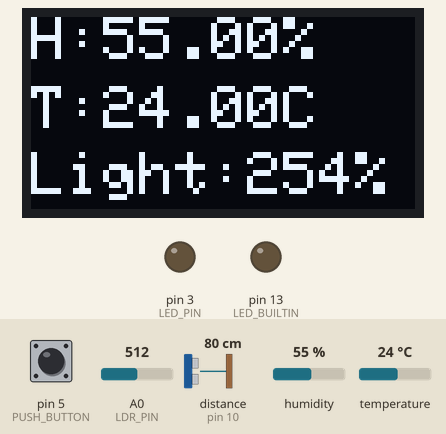
A sketch run on a simulated Arduino Uno, built with avr-gcc and run on an emulated ATmega328P. Parts: 128×64 one-colour display, output pins drawn as LEDs (lit = HIGH). Wiring (inferred from the names in the program): ultrasonic range finder: trigger pin 9; echo pin 10. The inputs (shaded band) are chosen by the test bench; at power-on: pin 5 (PUSH_BUTTON) HIGH, humidity 55 %, A0 (LDR_PIN) = 512, temperature 24 °C, distance to the obstacle (sensor on pin 10) 80 cm. The echo pulse lasts 58.3 µs per cm; pins used as bus, display or sensor lines are not drawn; what the sketch prints to the serial monitor is not drawn.

Above: at 3.2 s.
3.3 s: pin 5 (PUSH_BUTTON) pulled LOW for 1 s
At 4.14 s:
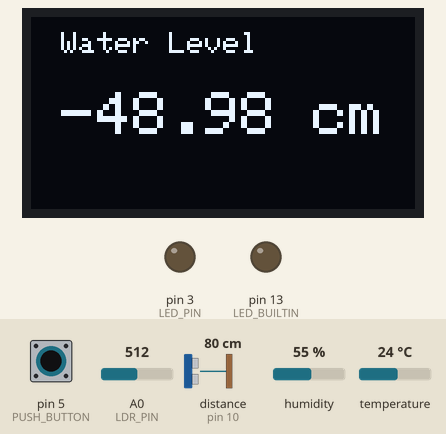
5.8 s: humidity set to 22 %
At 7.0 s:
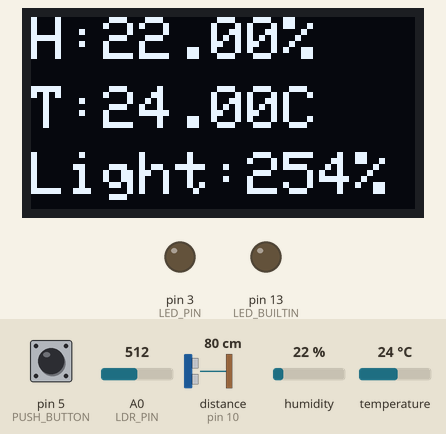
7.7 s: A0 (LDR_PIN) set to 716
At 8.5 s:
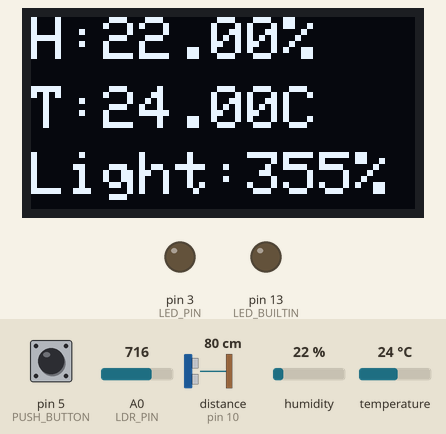
9.2 s: temperature set to 12 °C
At 11.0 s:
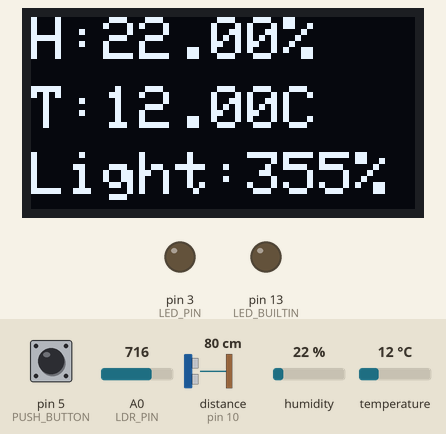
11.8 s: distance to the obstacle (sensor on pin 10) set to 9 cm
17.8 s: pin 5 (PUSH_BUTTON) pulled LOW for 0.15 s
At 19.9 s:
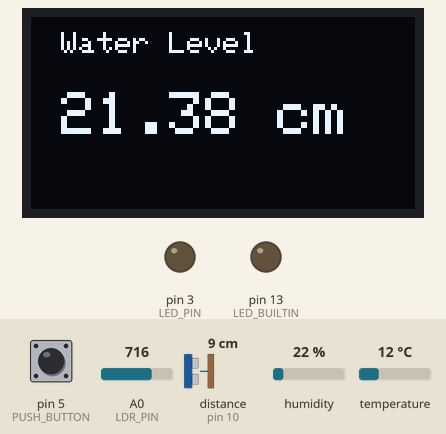
Timing chart, 0 to 20.4 s (numbered marks = the images above; inputs shaded):
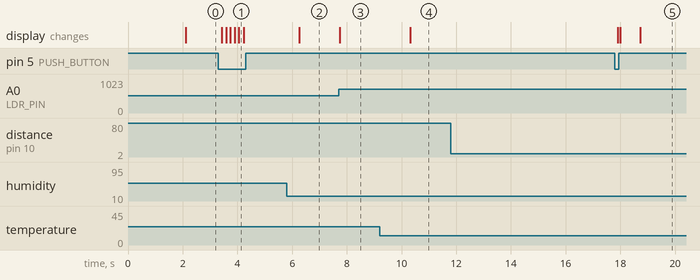

The sketch:

design.ino
```cpp
#include "DHT.h"
#include <Adafruit_GFX.h>
#include <Adafruit_SSD1306.h>
#include <Wire.h>

#define DHTPIN 2 // DHT sensor
#define DHTTYPE DHT11

#define SCREEN_WIDTH 128 // OLED display width, in pixels
#define SCREEN_HEIGHT 64 // OLED display height, in pixels

Adafruit_SSD1306 display(SCREEN_WIDTH, SCREEN_HEIGHT, &Wire, -1);

#define TRIG_PIN 9
#define ECHO_PIN 10

#define BUZZER_PIN 12

#define LDR_PIN A0
#define LED_PIN 3

#define PUSH_BUTTON 5

DHT dht(DHTPIN, DHTTYPE);

long duration;
float distance;
boolean setButton = false;
int bridgeHeight = 30;

void readDistance();

void setup()
{
  Serial.begin(9600);
  dht.begin();

  pinMode(TRIG_PIN, OUTPUT);
  pinMode(ECHO_PIN, INPUT);

  pinMode(LDR_PIN, INPUT);

  pinMode(BUZZER_PIN, OUTPUT);
  pinMode(LED_PIN, OUTPUT);

  pinMode(LED_BUILTIN, OUTPUT);
  pinMode(PUSH_BUTTON, INPUT_PULLUP);

  if (!display.begin(SSD1306_SWITCHCAPVCC, 0x3C))
  {
    Serial.println(F("SSD1306 allocation failed"));
    for (;;)
      ;
  }

  display.clearDisplay();
  display.setTextSize(2);
  display.setTextColor(SSD1306_WHITE);
  display.setCursor(30, 20);
  display.println(F("Whether   station!"));
  display.display();
  display.clearDisplay();

  delay(2000);
}

void loop()
{
  float light = analogRead(LDR_PIN);
  int mapVal = map(light, 0, 200, 1, 100);

  int buttonState = digitalRead(PUSH_BUTTON);

  if (buttonState == 0)
  {
    Serial.print("Button  :");
    Serial.println(buttonState);
    setButton = !setButton;
    delay(50);
  }

  Serial.print("Set Button  :");
  Serial.println(setButton);

  if (mapVal < 10)
  {
    digitalWrite(LED_BUILTIN, HIGH);
  }
  else
  {
    digitalWrite(LED_BUILTIN, LOW);
  }

  float h = dht.readHumidity();
  float t = dht.readTemperature();

  // Check if any reads failed
  if (isnan(h) || isnan(t))
  {
    Serial.println(F("Failed to read from DHT sensor!"));
    return;
  }

  // Serial.print(F("Humidity: "));
  // Serial.print(h);
  // Serial.print(F("%  Temperature: "));
  // Serial.print(t);
  // Serial.println("");

  readDistance();

  // if (distance <= 10)
  // {
  //   tone(BUZZER_PIN, 500); // 1kHz beep
  //   delay(100);
  //   noTone(BUZZER_PIN);
  //   display.clearDisplay();
  //   display.setTextSize(2);
  //   display.setTextColor(SSD1306_WHITE);
  //   display.setCursor(1, 25);
  //   display.println(F("Emergency! "));
  //   display.display();
  //   display.clearDisplay();
  // }
  // else

  if (setButton)
  {
    display.clearDisplay();
    display.setTextSize(1);
    display.setTextColor(SSD1306_WHITE);
    display.setCursor(10, 5);
    display.println(F("Water Level"));
    display.setCursor(10, 25);
    display.setTextSize(2);
    display.print(distance);
    display.println(F(" cm"));
    display.display();
  }
  else
  {
    noTone(BUZZER_PIN); // stop beep when object far away
    display.clearDisplay();
    display.setTextSize(2);
    display.setTextColor(SSD1306_WHITE);
    display.setCursor(0, 0);
    display.print("H:");
    display.print(h);
    display.println("%");

    display.setCursor(0, 23);
    display.print("T:");
    display.print(t);
    display.println("C");

    display.setCursor(0, 45);
    display.print("Light:");
    display.print(mapVal);
    display.println("%");

    display.display();
  }

  delay(70);
}

void readDistance()
{
  // Send a 10µs pulse to trigger pin
  digitalWrite(TRIG_PIN, LOW);
  delayMicroseconds(2);
  digitalWrite(TRIG_PIN, HIGH);
  delayMicroseconds(10);
  digitalWrite(TRIG_PIN, LOW);

  // Read pulse on Echo pin
  duration = pulseIn(ECHO_PIN, HIGH);

  // Calculate distance in cm
  distance = duration * 0.034 / 2;

  distance = bridgeHeight - distance;

  // Serial.print("Distance: ");
  // Serial.print(distance);
  // Serial.println(" cm");
}
```

Measured:
- after the input at 3.3 s, the display: changes after 0.13 s (image 1)
- after the input at 5.8 s, the display: changes after 0.46 s (image 2)
- after the input at 7.7 s, the display: changes at once (image 3)
- after the input at 9.2 s, the display: changes after 1.1 s (image 4)
- after the input at 11.8 s, every drawn part: stays the same
- after the input at 17.8 s, the display: changes after 0.10 s (image 5)
